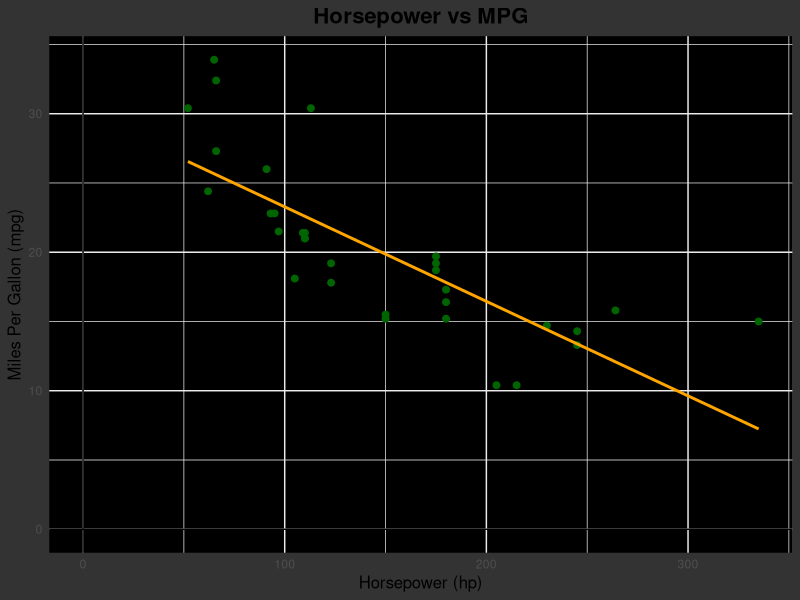

The R script that drew this image:
#Load the necessary packages
library(dplyr)
library(ggplot2)


#I want to make a scatter plot of horsepower (hp) and miles per gallon (mpg) with
#a linear regression line

ggplot(mtcars, aes(x = hp, y = mpg)) +
  geom_point(color = "darkgreen", size = 2) +
  geom_smooth(method = "lm", color = "orange", se = FALSE) +
  geom_hline(yintercept = 0, color = "black", size = 0.5) +  # add X-axis
  geom_vline(xintercept = 0, color = "black", size = 0.5) +  # add Y-axis
  labs(
    title = "Horsepower vs MPG",
    x = "Horsepower (hp)",
    y = "Miles Per Gallon (mpg)"
  ) +
  theme_minimal() +
  theme (
    panel.background = element_rect(fill = "black", color = NA),
    plot.background = element_rect(fill = "gray20", color = NA),  
    plot.title = element_text(face = "bold", hjust = 0.5, size = 16),
    axis.title = element_text(size = 12)
  )
